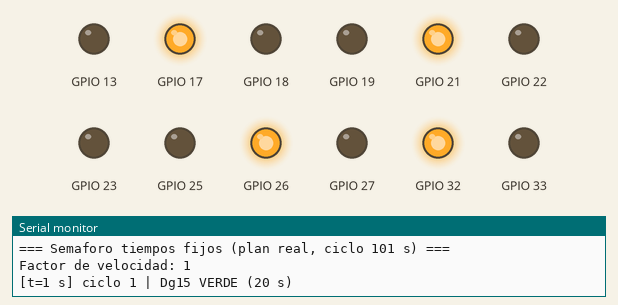
Simulated run of this sketch. Board: ESP32. On the bench: output pins drawn as LEDs (lit = HIGH), the last lines printed to the serial monitor.

Above: at 1.1 s.
At 21.1 s:
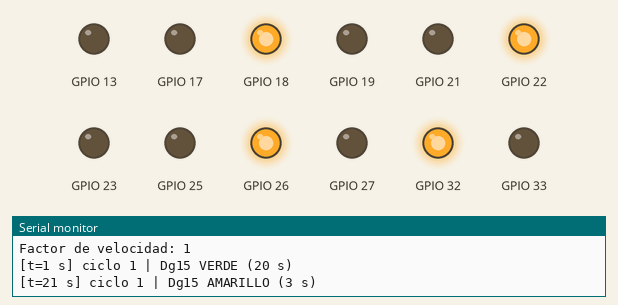
At 24.1 s:
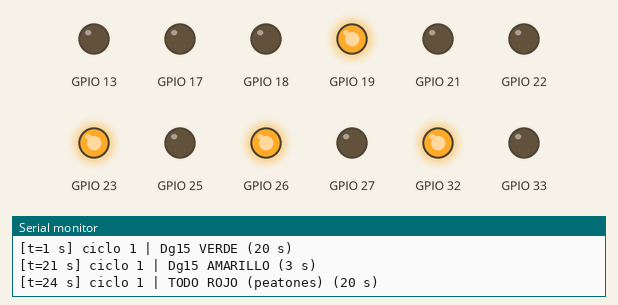
Timing chart, 0 to 25.6 s (numbered marks = the images above):
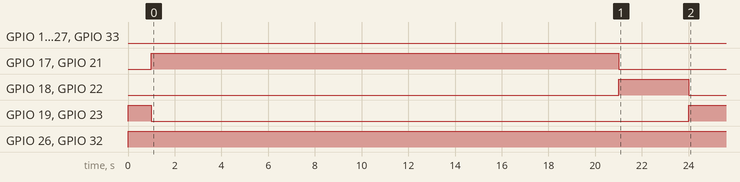

Measured:
- by itself, GPIO 17, GPIO 21: HIGH → LOW at 21.0 s
- by itself, GPIO 18, GPIO 22: LOW → HIGH at 21.0 s, → LOW 3.0 s later
- by itself, GPIO 19, GPIO 23: HIGH → LOW at 1.0 s, → HIGH 23.0 s later

The sketch:

semaforo_tiempos_fijos.ino
```cpp
// Paso 10.2 - Semáforo de tiempos fijos (plan real medido en campo) en la maqueta.
// Tiempos copiados de config/controlador.yaml (perfil "seguridad" + tiempos_fijos):
//   Dg 15 verde 20 s -> amarillo 3 s -> todo rojo 20 s (peatones)
//   Cra 23 verde 55 s -> amarillo 3 s -> todo rojo 0 s
//   Ciclo = 101 s. El ciclo arranca con la Dg 15 en verde (eje_inicial).
// Placa: "ESP32 Dev Module". Monitor Serie a 115200 baudios.

// ---------- Pines (ver hardware/esp32/conexiones.md) ----------
struct Semaforo {
  const char* nombre;
  int pinRojo;
  int pinAmarillo;
  int pinVerde;
};

Semaforo s1 = {"S1 Cra23 sur",   32, 33, 25};
Semaforo s2 = {"S2 Cra23 norte", 26, 27, 13};
Semaforo s3 = {"S3 Dg15 oeste",  23, 22, 21};
Semaforo s4 = {"S4 Dg15 este",   19, 18, 17};

// ---------- Tiempos (segundos) ----------
const unsigned long VERDE_CRA23_S    = 55;
const unsigned long VERDE_DG15_S     = 20;
const unsigned long AMARILLO_S       = 3;
const unsigned long TODO_ROJO_CRA23_S = 0;
const unsigned long TODO_ROJO_DG15_S  = 20;

// 1 = tiempo real. Para demostraciones rápidas se puede poner 5 (todo 5 veces más rápido).
// Los resultados de la tesis se reportan con 1.
const unsigned long FACTOR_VELOCIDAD = 1;

// ---------- Colores y fases ----------
enum Color { ROJO, AMARILLO, VERDE };

struct Fase {
  const char* nombre;
  Color colorCra23;   // S1 y S2
  Color colorDg15;    // S3 y S4
  unsigned long duracionS;
};

// Orden del ciclo. Ninguna fase tiene verde o amarillo en los dos ejes a la vez.
Fase fases[] = {
  {"Dg15 VERDE",          ROJO,     VERDE,    VERDE_DG15_S},
  {"Dg15 AMARILLO",       ROJO,     AMARILLO, AMARILLO_S},
  {"TODO ROJO (peatones)",ROJO,     ROJO,     TODO_ROJO_DG15_S},
  {"Cra23 VERDE",         VERDE,    ROJO,     VERDE_CRA23_S},
  {"Cra23 AMARILLO",      AMARILLO, ROJO,     AMARILLO_S},
  {"TODO ROJO",           ROJO,     ROJO,     TODO_ROJO_CRA23_S},
};
const int NUM_FASES = sizeof(fases) / sizeof(fases[0]);

int faseActual = 0;
unsigned long inicioFaseMs = 0;
unsigned long numeroCiclo = 1;

void ponerColor(const Semaforo& s, Color color) {
  digitalWrite(s.pinRojo,     color == ROJO     ? HIGH : LOW);
  digitalWrite(s.pinAmarillo, color == AMARILLO ? HIGH : LOW);
  digitalWrite(s.pinVerde,    color == VERDE    ? HIGH : LOW);
}

void todoRojo() {
  ponerColor(s1, ROJO);
  ponerColor(s2, ROJO);
  ponerColor(s3, ROJO);
  ponerColor(s4, ROJO);
}

// Regla de seguridad: los dos ejes nunca pueden tener paso (verde o amarillo) al mismo tiempo.
bool faseEsSegura(const Fase& fase) {
  return fase.colorCra23 == ROJO || fase.colorDg15 == ROJO;
}

void aplicarFase(int indice) {
  const Fase& fase = fases[indice];
  if (!faseEsSegura(fase)) {
    // No debería ocurrir con la tabla de arriba; si alguien la edita mal, se queda en rojo.
    todoRojo();
    Serial.print("ERROR: fase insegura bloqueada: ");
    Serial.println(fase.nombre);
    while (true) { delay(1000); }
  }
  // Primero se pone en rojo el eje que pierde el paso y luego se da paso al otro.
  todoRojo();
  ponerColor(s1, fase.colorCra23);
  ponerColor(s2, fase.colorCra23);
  ponerColor(s3, fase.colorDg15);
  ponerColor(s4, fase.colorDg15);

  Serial.print("[t=");
  Serial.print(millis() / 1000);
  Serial.print(" s] ciclo ");
  Serial.print(numeroCiclo);
  Serial.print(" | ");
  Serial.print(fase.nombre);
  Serial.print(" (");
  Serial.print(fase.duracionS);
  Serial.println(" s)");
}

void configurarPines(const Semaforo& s) {
  pinMode(s.pinRojo, OUTPUT);
  pinMode(s.pinAmarillo, OUTPUT);
  pinMode(s.pinVerde, OUTPUT);
}

// Salta las fases de 0 s (el todo-rojo de la Cra 23 dura 0 s en el semáforo real).
void avanzarFase() {
  do {
    faseActual = (faseActual + 1) % NUM_FASES;
    if (faseActual == 0) {
      numeroCiclo++;
    }
  } while (fases[faseActual].duracionS == 0);
  aplicarFase(faseActual);
  inicioFaseMs = millis();
}

void setup() {
  Serial.begin(115200);
  configurarPines(s1);
  configurarPines(s2);
  configurarPines(s3);
  configurarPines(s4);
  todoRojo();
  delay(1000);
  Serial.println();
  Serial.println("=== Semaforo tiempos fijos (plan real, ciclo 101 s) ===");
  Serial.print("Factor de velocidad: ");
  Serial.println(FACTOR_VELOCIDAD);
  faseActual = 0;
  aplicarFase(faseActual);
  inicioFaseMs = millis();
}

void loop() {
  unsigned long duracionMs = fases[faseActual].duracionS * 1000UL / FACTOR_VELOCIDAD;
  if (millis() - inicioFaseMs >= duracionMs) {
    avanzarFase();
  }
}
```
